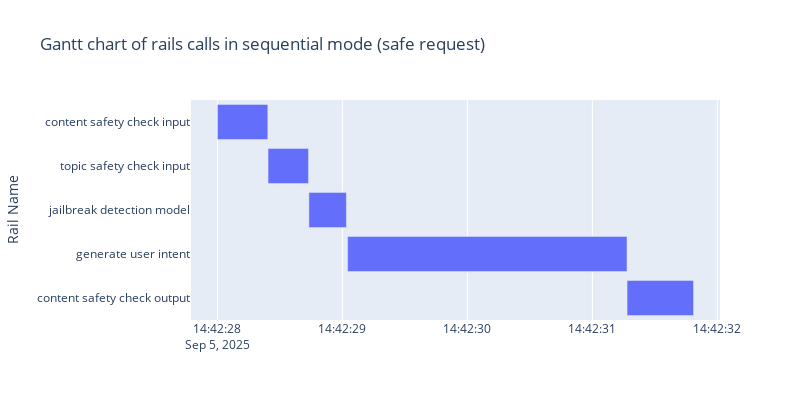

This figure's notebook cell:
### Markdown cell above
The Gantt chart below illustrates the sequence of rails in the sequential configuration. All input rails run sequentially as expected. Once these three input rails validate that the user's request is safe, it's sent to the main application LLM. After the main LLM generates a response, the content-safety output rail checks it before it is returned to the user.

### Code cell
# Let's plot a Gantt chart, to show the sequence of when the rails execute

fig = px.timeline(
    sequential_df.loc[sequential_df["is_safe"] & sequential_df["is_rail"]],
    x_start="start_dt",
    x_end="end_dt",
    y="rail_name_short",
    title="Gantt chart of rails calls in sequential mode (safe request)",
    labels={"rail_name_short": "Rail Name"},
    width=PLOT_WIDTH,
    height=PLOT_HEIGHT,
)
fig.update_yaxes(autorange="reversed")
fig.show()

### Figure 1 — Plotly figure (JSON) as saved in the notebook; plotly's stock layout.template omitted (floating-point values rounded to 4 significant figures)
{"data": [{"base": ["2025-09-05T14:42:28.000000000", "2025-09-05T14:42:28.404770136", "2025-09-05T14:42:28.731706858", "2025-09-05T14:42:29.041482925", "2025-09-05T14:42:31.277791977"], "hovertemplate": "start_dt=%{base}<br>end_dt=%{x}<br>Rail Name=%{y}<extra></extra>", "legendgroup": "", "marker": {"color": "#636efa", "pattern": {"shape": ""}}, "name": "", "orientation": "h", "showlegend": false, "textposition": "auto", "type": "bar", "x": [403, 324, 300, 2236, 532], "xaxis": "x", "y": ["content safety check input", "topic safety check input", "jailbreak detection model", "generate user intent", "content safety check output"], "yaxis": "y"}], "layout": {"barmode": "overlay", "height": 400, "legend": {"tracegroupgap": 0}, "title": {"text": "Gantt chart of rails calls in sequential mode (safe request)"}, "width": 800, "xaxis": {"anchor": "y", "domain": [0, 1], "type": "date"}, "yaxis": {"anchor": "x", "autorange": "reversed", "domain": [0, 1], "title": {"text": "Rail Name"}}}}
